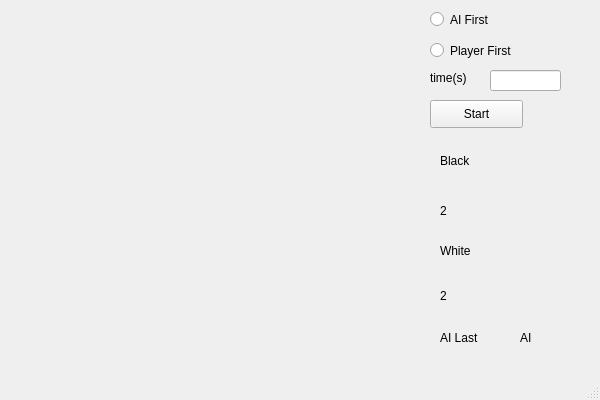
<?xml version="1.0" encoding="UTF-8"?>
<ui version="4.0">
 <class>MainWindow</class>
 <widget class="QMainWindow" name="MainWindow">
  <property name="geometry">
   <rect>
    <x>0</x>
    <y>0</y>
    <width>600</width>
    <height>400</height>
   </rect>
  </property>
  <property name="minimumSize">
   <size>
    <width>600</width>
    <height>400</height>
   </size>
  </property>
  <property name="maximumSize">
   <size>
    <width>600</width>
    <height>400</height>
   </size>
  </property>
  <property name="windowTitle">
   <string>MainWindow</string>
  </property>
  <widget class="QWidget" name="centralWidget">
   <widget class="QLabel" name="label">
    <property name="geometry">
     <rect>
      <x>440</x>
      <y>140</y>
      <width>101</width>
      <height>41</height>
     </rect>
    </property>
    <property name="styleSheet">
     <string notr="true">font: 20pt &quot;Adobe 黑体 Std R&quot;;</string>
    </property>
    <property name="text">
     <string>Black</string>
    </property>
   </widget>
   <widget class="QLabel" name="label_2">
    <property name="geometry">
     <rect>
      <x>440</x>
      <y>230</y>
      <width>101</width>
      <height>41</height>
     </rect>
    </property>
    <property name="styleSheet">
     <string notr="true">font: 20pt &quot;Adobe 黑体 Std R&quot;;</string>
    </property>
    <property name="text">
     <string>White</string>
    </property>
   </widget>
   <widget class="QLabel" name="blabel">
    <property name="geometry">
     <rect>
      <x>440</x>
      <y>200</y>
      <width>81</width>
      <height>21</height>
     </rect>
    </property>
    <property name="styleSheet">
     <string notr="true">font: 13pt &quot;Adobe 黑体 Std R&quot;;</string>
    </property>
    <property name="text">
     <string>2</string>
    </property>
   </widget>
   <widget class="QLabel" name="wlabel">
    <property name="geometry">
     <rect>
      <x>440</x>
      <y>280</y>
      <width>71</width>
      <height>31</height>
     </rect>
    </property>
    <property name="styleSheet">
     <string notr="true">font: 12pt &quot;Adobe 黑体 Std R&quot;;</string>
    </property>
    <property name="text">
     <string>2</string>
    </property>
   </widget>
   <widget class="QLabel" name="AIGO">
    <property name="geometry">
     <rect>
      <x>520</x>
      <y>330</y>
      <width>72</width>
      <height>15</height>
     </rect>
    </property>
    <property name="text">
     <string>AI</string>
    </property>
   </widget>
   <widget class="QRadioButton" name="AIchoice">
    <property name="geometry">
     <rect>
      <x>430</x>
      <y>10</y>
      <width>115</width>
      <height>19</height>
     </rect>
    </property>
    <property name="text">
     <string>AI First</string>
    </property>
   </widget>
   <widget class="QRadioButton" name="playerchoice">
    <property name="geometry">
     <rect>
      <x>430</x>
      <y>40</y>
      <width>121</width>
      <height>21</height>
     </rect>
    </property>
    <property name="text">
     <string>Player First</string>
    </property>
   </widget>
   <widget class="QPushButton" name="pushButton">
    <property name="geometry">
     <rect>
      <x>430</x>
      <y>100</y>
      <width>93</width>
      <height>28</height>
     </rect>
    </property>
    <property name="text">
     <string>Start</string>
    </property>
   </widget>
   <widget class="QLabel" name="label_3">
    <property name="geometry">
     <rect>
      <x>440</x>
      <y>330</y>
      <width>72</width>
      <height>15</height>
     </rect>
    </property>
    <property name="text">
     <string>AI Last</string>
    </property>
   </widget>
   <widget class="QLineEdit" name="time">
    <property name="geometry">
     <rect>
      <x>490</x>
      <y>70</y>
      <width>71</width>
      <height>21</height>
     </rect>
    </property>
   </widget>
   <widget class="QLabel" name="label_4">
    <property name="geometry">
     <rect>
      <x>430</x>
      <y>70</y>
      <width>72</width>
      <height>15</height>
     </rect>
    </property>
    <property name="text">
     <string>time(s)</string>
    </property>
   </widget>
  </widget>
  <widget class="QMenuBar" name="menuBar">
   <property name="geometry">
    <rect>
     <x>0</x>
     <y>0</y>
     <width>600</width>
     <height>26</height>
    </rect>
   </property>
  </widget>
  <widget class="QStatusBar" name="statusBar"/>
 </widget>
 <layoutdefault spacing="6" margin="11"/>
 <resources/>
 <connections/>
</ui>
